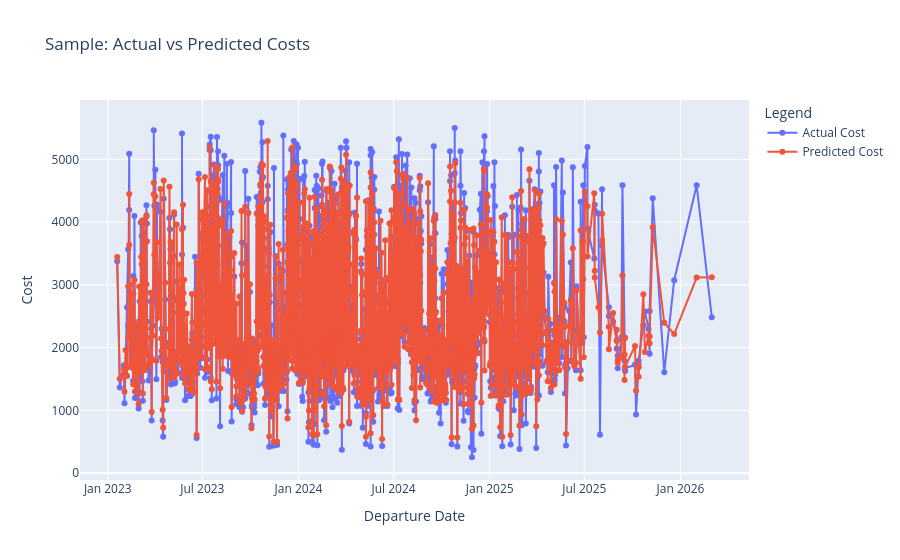

Here is the notebook cell this chart was saved with:
### Code cell
import plotly.graph_objects as go

# Create the interactive plot of Actual vs Predicted costs
test_df = X_test.copy()
test_df[target] = y_test
test_df['PREDICTED_COST'] = predictions
test_df['DEP_DATE'] = df.loc[X_test.index, 'DEP_DATE']

# Sample a subset of the test data for visualization
sample_df = test_df.sample(n=2000, random_state=1)  # Adjust sample size as needed
sample_df = sample_df.sort_values(by='DEP_DATE')
# Create the interactive plot
fig = go.Figure()

# Add Actual Cost trace
fig.add_trace(go.Scatter(
    x=sample_df['DEP_DATE'],
    y=sample_df[target],
    mode='lines+markers',
    name='Actual Cost'
))

# Add Predicted Cost trace
fig.add_trace(go.Scatter(
    x=sample_df['DEP_DATE'],
    y=sample_df['PREDICTED_COST'],
    mode='lines+markers',
    name='Predicted Cost'
))

# Update layout for better readability
fig.update_layout(
    title='Sample: Actual vs Predicted Costs',
    xaxis_title='Departure Date',
    yaxis_title='Cost',
    legend_title='Legend'
)

# Show the plot
fig.show()

### Figure 1 — Plotly figure (JSON) as saved in the notebook; plotly's stock layout.template omitted (floating-point values rounded to 4 significant figures; data arrays with more than 128 entries replaced by an {"elided": "..."} marker saying what was removed)
{"data": [{"mode": "lines+markers", "name": "Actual Cost", "type": "scatter", "x": {"elided": "2000 str values"}, "y": {"elided": "2000 float values"}}, {"mode": "lines+markers", "name": "Predicted Cost", "type": "scatter", "x": {"elided": "2000 str values"}, "y": {"elided": "2000 float values"}}], "layout": {"autosize": true, "legend": {"title": {"text": "Legend"}}, "title": {"text": "Sample: Actual vs Predicted Costs"}, "xaxis": {"autorange": true, "range": ["2022-11-13 15:17:50.7729", "2026-05-07 08:42:09.2271"], "title": {"text": "Departure Date"}, "type": "date"}, "yaxis": {"autorange": true, "range": [-185.3, 6023.0], "title": {"text": "Cost"}, "type": "linear"}}}
